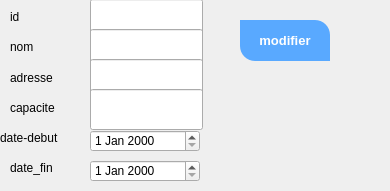
     <widget class="QWidget" name="tabWidget_2Page3">
      <attribute name="title">
       <string>modifier</string>
      </attribute>
      <widget class="QLabel" name="label_18">
       <property name="geometry">
        <rect>
         <x>10</x>
         <y>10</y>
         <width>47</width>
         <height>13</height>
        </rect>
       </property>
       <property name="text">
        <string>id</string>
       </property>
      </widget>
      <widget class="QLabel" name="label_19">
       <property name="geometry">
        <rect>
         <x>10</x>
         <y>40</y>
         <width>47</width>
         <height>13</height>
        </rect>
       </property>
       <property name="text">
        <string>nom</string>
       </property>
      </widget>
      <widget class="QLabel" name="label_20">
       <property name="geometry">
        <rect>
         <x>10</x>
         <y>70</y>
         <width>71</width>
         <height>16</height>
        </rect>
       </property>
       <property name="text">
        <string>adresse</string>
       </property>
      </widget>
      <widget class="QLabel" name="label_21">
       <property name="geometry">
        <rect>
         <x>10</x>
         <y>100</y>
         <width>71</width>
         <height>16</height>
        </rect>
       </property>
       <property name="text">
        <string>capacite</string>
       </property>
      </widget>
      <widget class="QLabel" name="label_22">
       <property name="geometry">
        <rect>
         <x>0</x>
         <y>130</y>
         <width>91</width>
         <height>16</height>
        </rect>
       </property>
       <property name="text">
        <string>date-debut</string>
       </property>
      </widget>
      <widget class="QLabel" name="label_23">
       <property name="geometry">
        <rect>
         <x>10</x>
         <y>160</y>
         <width>71</width>
         <height>16</height>
        </rect>
       </property>
       <property name="text">
        <string>date_fin</string>
       </property>
      </widget>
      <widget class="QLineEdit" name="lineEdit_MOD_ID">
       <property name="geometry">
        <rect>
         <x>90</x>
         <y>-1</y>
         <width>113</width>
         <height>41</height>
        </rect>
       </property>
      </widget>
      <widget class="QLineEdit" name="lineEdit_MOD_NOM">
       <property name="geometry">
        <rect>
         <x>90</x>
         <y>29</y>
         <width>113</width>
         <height>41</height>
        </rect>
       </property>
      </widget>
      <widget class="QLineEdit" name="lineEdit_MOD_ADD">
       <property name="geometry">
        <rect>
         <x>90</x>
         <y>59</y>
         <width>113</width>
         <height>41</height>
        </rect>
       </property>
      </widget>
      <widget class="QLineEdit" name="lineEdit_MOD_CAP">
       <property name="geometry">
        <rect>
         <x>90</x>
         <y>89</y>
         <width>113</width>
         <height>41</height>
        </rect>
       </property>
      </widget>
      <widget class="QPushButton" name="pushButton_8">
       <property name="geometry">
        <rect>
         <x>240</x>
         <y>20</y>
         <width>90</width>
         <height>41</height>
        </rect>
       </property>
       <property name="styleSheet">
        <string notr="true">QPushButton
{
	
	
	
	background-color: rgb(89, 169, 255);
	color: #fff;
	font-size: 13px;
	font-weight: bold;
	border-top-right-radius: 15px;
	border-top-left-radius: 0px;
	border-bottom-right-radius: 0px;
	border-bottom-left-radius: 15px;
	/*padding: 10px;*/

}</string>
       </property>
       <property name="text">
        <string>modifier</string>
       </property>
      </widget>
      <widget class="QDateEdit" name="dateEdit_MOD_DEB">
       <property name="geometry">
        <rect>
         <x>90</x>
         <y>130</y>
         <width>110</width>
         <height>22</height>
        </rect>
       </property>
      </widget>
      <widget class="QDateEdit" name="dateEdit_MOD_FIN">
       <property name="geometry">
        <rect>
         <x>90</x>
         <y>160</y>
         <width>110</width>
         <height>22</height>
        </rect>
       </property>
      </widget>
      <widget class="QLabel" name="label_41">
       <property name="geometry">
        <rect>
         <x>330</x>
         <y>30</y>
         <width>51</width>
         <height>31</height>
        </rect>
       </property>
       <property name="styleSheet">
        <string notr="true">image:url(:/icons /add-file.png)
</string>
       </property>
       <property name="text">
        <string/>
       </property>
      </widget>
     </widget>
